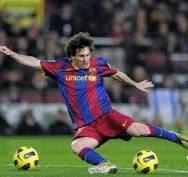
#> input picture Gui Features in OpenCV/messi5.jpg, 188 x 177 px
$ python image.py
#> lines starting #> are read from the running program, lines starting #| are printed output that depends on the picture
import cv2

# Load an color image in grayscale
img = cv2.imread('messi5.jpg',0)
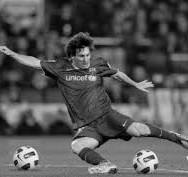
#> img: shape (177, 188); min 0, max 255, mean 85.1

cv2.namedWindow('image', cv2.WINDOW_NORMAL)
cv2.imshow('image',img)
cv2.waitKey(0)
cv2.destroyAllWindows('image')
